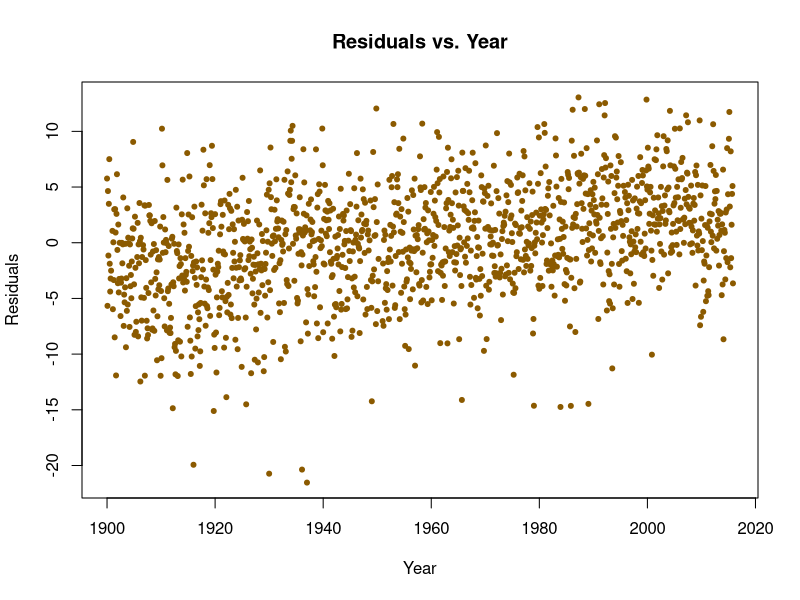
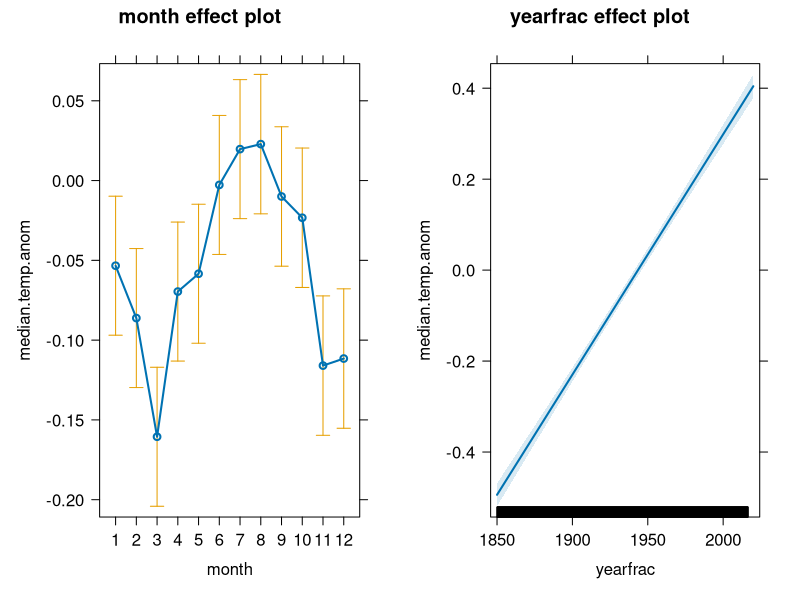
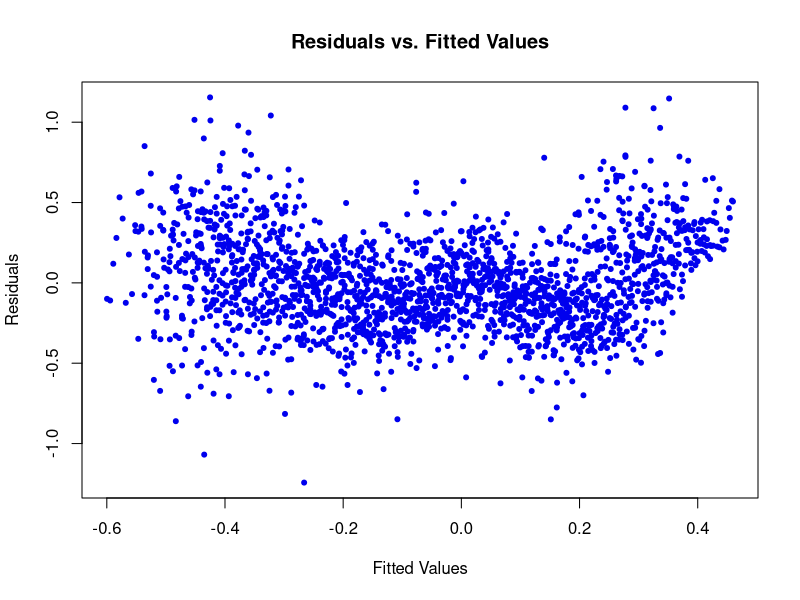

Write the R code that produced these figures, in order. (Note: this script raises an error after producing the figures.)
## ---- chunk 1
knitr::opts_chunk$set(echo = TRUE)
## ---- chunk 2
weather = read.csv("rawbozemandata.csv", header = TRUE)

weather$YEAR = substr(as.character(weather$DATE), 0,nchar(weather$DATE)-2)
weather$MONTH = as.factor(substr(as.character(weather$DATE),5,nchar(weather$DATE)))
weather$year = (floor(weather$DATE/100))
weather$Month<-round((weather$DATE/100-weather$year)*100,1)
weather$Yearfrac<-weather$year+(weather$Month-1)/12 #makes it an integer variable
#fit the linear model
lm.weather = lm(MMXT ~ MONTH, data = weather)
#lm.weather$residuals
plot(weather$Yearfrac, lm.weather$residuals, pch = 20, col = "orange4",
     main = "Residuals vs. Year", xlab = "Year", ylab = "Residuals")
## ---- chunk 3
lm.seasoned <- lm(MMXT ~ Yearfrac + MONTH, data = weather)
lm.deseasoned <- lm(lm.weather$residuals ~ Yearfrac, data = weather)
summary(lm.seasoned)
summary(lm.deseasoned)
## ---- chunk 4
hadcrut <- read.table('HadCRUT.4.4.0.0.monthly_nh.txt',
                      col.names = c('Date', 'median.temp.anom',
                                    'bias.l95', 'bias.u95',
                                    'meas.l95', 'meas.u95',
                                    'coverage.l95', 'coverage.u95',
                                    'error.l95', 'error.u95',
                                    'l95', 'u95'))
hadcrut.ts <- ts(hadcrut$median.temp.anom, start = 1850, frequency = 12)
## ---- chunk 5
hadcrut$yearfrac <- as.vector(time(hadcrut.ts))
hadcrut$month <- factor(round(1 + 12 * (hadcrut$yearfrac %% 1), 0))
had.lm1 <- lm(median.temp.anom ~ month + yearfrac, data = hadcrut)
summary(had.lm1)
library(car)
Anova(had.lm1, test = "F", type = "III") #test for the month component

require(effects)
plot(allEffects(had.lm1))
## ---- chunk 6
plot(had.lm1$fitted.values, had.lm1$residuals, pch = 20, col = "blue2", main = "Residuals vs. Fitted Values", xlab = "Fitted Values", ylab = "Residuals")


## ---- chunk 7
for (i in 1:10){
had.lm.poly = lm(median.temp.anom ~ poly(yearfrac,i,raw = TRUE), data = hadcrut)
print(summary(had.lm.poly))
}
## ---- chunk 8
for (i in 1:20){
lm.poly.1 = lm(median.temp.anom ~ poly(hadcrut$yearfrac,i,raw = FALSE), data = hadcrut) 
pvals[i] = (summary(lm.poly.1)$coefficients[i,4])
}
pvals
which(pvals > 0.05)
lm.poly.final = lm(median.temp.anom ~ poly(yearfrac,10,raw = FALSE), data = hadcrut)
plot(allEffects(lm.poly.final))
## ---- chunk 9
par(mfrow = c(2,2))
plot(lm.poly.final)
par(mfrow = c(1,1))
plot(hadcrut$yearfrac,resid(lm.poly.final), main = "Residuals vs.Time",xlab = "Time", ylab = "Residuals", pch = 20)
## ---- chunk 10
sessionInfo()$R.version$nickname
getRversion()
